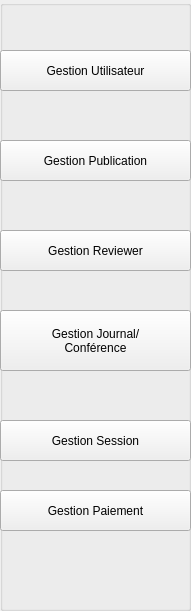
    <widget class="QGroupBox" name="groupBox">
     <property name="geometry">
      <rect>
       <x>10</x>
       <y>100</y>
       <width>191</width>
       <height>611</height>
      </rect>
     </property>
     <property name="styleSheet">
      <string notr="true">background-color: #D8E2E9;
QPushButton {
    /* La couleur de fond (bleu pro) */
    background-color: #2c3e50; 
    
    /* La couleur du texte */
    color: white;
    
    /* L'ARRONDI : plus le chiffre est grand, plus c'est rond */
    border-radius: 15px;
    
    /* Une bordure fine pour définir la forme */
    border: 1px solid #34495e;
    
    /* Espacement interne pour que le texte ne touche pas les bords */
    padding: 5px 15px;
}

/* Effet au survol de la souris */
QPushButton:hover {
    background-color: #34495e;
}</string>
     </property>
     <property name="title">
      <string/>
     </property>
     <widget class="QPushButton" name="GestionUtilisateurs">
      <property name="geometry">
       <rect>
        <x>0</x>
        <y>50</y>
        <width>191</width>
        <height>41</height>
       </rect>
      </property>
      <property name="styleSheet">
       <string notr="true">background-color: rgb(0, 36, 168);
QPushButton {
    text-align: left;
    padding-left: 20px;
    border-radius: 0px;
}
</string>
      </property>
      <property name="text">
       <string>Gestion Utilisateur</string>
      </property>
     </widget>
     <widget class="QPushButton" name="GestionPublications">
      <property name="geometry">
       <rect>
        <x>0</x>
        <y>140</y>
        <width>191</width>
        <height>41</height>
       </rect>
      </property>
      <property name="styleSheet">
       <string notr="true">background-color: rgb(0, 36, 168);
QPushButton {
    text-align: left;
    padding-left: 20px;
    border-radius: 0px;
}
</string>
      </property>
      <property name="text">
       <string>Gestion Publication</string>
      </property>
     </widget>
     <widget class="QPushButton" name="GestionReviewer">
      <property name="geometry">
       <rect>
        <x>0</x>
        <y>230</y>
        <width>191</width>
        <height>41</height>
       </rect>
      </property>
      <property name="styleSheet">
       <string notr="true">background-color: rgb(0, 36, 168);
QPushButton {
    text-align: left;
    padding-left: 20px;
    border-radius: 0px;
}
</string>
      </property>
      <property name="text">
       <string>Gestion Reviewer</string>
      </property>
     </widget>
     <widget class="QPushButton" name="GestionJournalconference">
      <property name="geometry">
       <rect>
        <x>0</x>
        <y>310</y>
        <width>191</width>
        <height>61</height>
       </rect>
      </property>
      <property name="styleSheet">
       <string notr="true">background-color: rgb(0, 36, 168);
QPushButton {
    text-align: left;
    padding-left: 20px;
    border-radius: 0px;
}
</string>
      </property>
      <property name="text">
       <string>Gestion Journal/
Conférence</string>
      </property>
     </widget>
     <widget class="QPushButton" name="GestionSession">
      <property name="geometry">
       <rect>
        <x>0</x>
        <y>420</y>
        <width>191</width>
        <height>41</height>
       </rect>
      </property>
      <property name="styleSheet">
       <string notr="true">background-color: rgb(0, 36, 168);
QPushButton {
    text-align: left;
    padding-left: 20px;
    border-radius: 0px;
}
</string>
      </property>
      <property name="text">
       <string>Gestion Session</string>
      </property>
     </widget>
     <widget class="QPushButton" name="GestionSession_2">
      <property name="geometry">
       <rect>
        <x>0</x>
        <y>490</y>
        <width>191</width>
        <height>41</height>
       </rect>
      </property>
      <property name="styleSheet">
       <string notr="true">background-color: rgb(0, 36, 168);
QPushButton {
    text-align: left;
    padding-left: 20px;
    border-radius: 0px;
}
</string>
      </property>
      <property name="text">
       <string>Gestion Paiement</string>
      </property>
     </widget>
    </widget>
